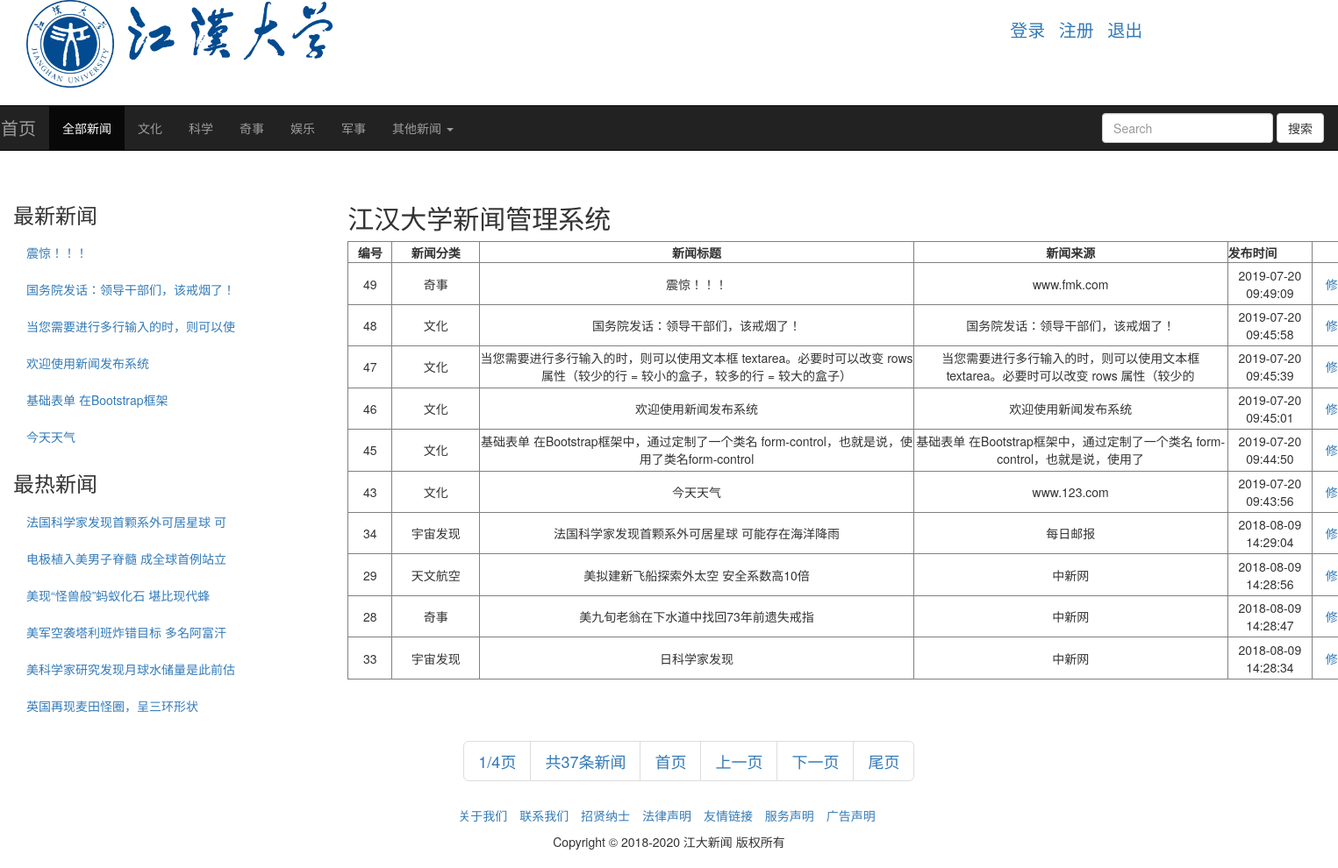
The app's page /addlook.php (signed in) with its own data.
### tables this page shows
CREATE TABLE `class` (
  `id` tinyint(3) unsigned NOT NULL AUTO_INCREMENT COMMENT '//id',
  `class` varchar(20) NOT NULL COMMENT '//分类名',
  `typeid` tinyint(3) unsigned NOT NULL COMMENT '//分类级别id',
  `uptypeid` tinyint(3) unsigned NOT NULL COMMENT '//上级分类级别id',
  `px` tinyint(3) NOT NULL COMMENT '//分类名排序',
  PRIMARY KEY (`id`)
);

CREATE TABLE `news` (
  `id` int(10) unsigned NOT NULL AUTO_INCREMENT COMMENT '//id',
  `title` varchar(100) NOT NULL COMMENT '//标题',
  `uid` tinyint(3) NOT NULL COMMENT '//分类id',
  `birth` varchar(50) NOT NULL COMMENT '//新闻来源',
  `content` text NOT NULL,
  `date` datetime NOT NULL COMMENT '//日期',
  `hits` int(8) unsigned NOT NULL COMMENT '//点击数',
  PRIMARY KEY (`id`)
);

### common.inc.php (called while the page is built, shortened)
<?php
$_result=mysql_query("select * from system");
if(!!$_rows=mysql_fetch_array($_result)){
	$_system=array();
	$_system['name']=$_rows['name'];
	$_system['pagenums']=$_rows['pagenums'];
	$_system['newsnums']=$_rows['newsnums'];
	$_system['hotnums']=$_rows['hotnums'];
	$_system['copy']=$_rows['copy'];
}else{
	echoalert('系统配置错误!');
	exit;
}
?>

### addlook.php (the view, shortened to what this page needs)
<?php
require 'common.inc.php';
if(isset($_GET['page'])){
	$_page=$_GET['page'];
	if(empty($_page)|| !is_numeric($_page)||$_page<0|| ($_page>0 && $_page<1)){
		$_page=1;
	}else{
		$_page=intval($_page);
	}
}else{
	$_page=1;
}
$_pagenum=10;
$_results=mysql_query("select id from news");
$_nums=mysql_num_rows($_results);
$_pages=ceil($_nums/$_pagenum);
$_pageopen=($_page-1)*$_pagenum;
$_result2=mysql_query("select * from news order by date DESC limit $_pageopen,$_pagenum");
?>
<!DOCTYPE html>
<html>
<head>
		<link href="css/bootstrap.min.css" rel="stylesheet">
</head>
<body>
<?php
require 'head.php';
?>
<div class="container-fluid" style="margin-top: 20px;">
			<div class="row">
			  <?php require 'left.php';?>
			    <div class="col-sm-9">
			      <h2>江汉大学新闻管理系统</h2>
			     <table height="500" width="1200" border="1px solid black" style="text-align:center;">
<tr>
<th style="width:50px;text-align:center;">编号</th><th style="width:100px;text-align:center;">新闻分类</th><th style="text-align:center;">新闻标题</th><th style="text-align:center;">新闻来源</th><th>发布时间</th><th style="width:100px;text-align:center;">操作</th>
</tr>
<?php
while(!!$_row2s=mysql_fetch_array($_result2,MYSQL_ASSOC)){
?>
<tr>
<td><?php echo $_row2s['id'] ?></td><td><?php
$_result2s=mysql_query("select class from class where id='{$_row2s['uid'] }'");
$_row2=mysql_fetch_array($_result2s);
echo $_row2['class']?></td><td><?php echo $_row2s['title'] ?></td><td><?php echo $_row2s['birth'] ?></td><td><?php echo $_row2s['date'] ?></td><td><a href="modifynews.php?id=<?php echo $_row2s['id']?>">修改</a>　<a href="?id=<?php echo $_row2s['id']?>&del=del">删除</a></td>
</tr>
<?php
}?>
</table>
</div>
</div>
</div>
<div class="container-fluid ">
<div class="col-sm-4">&nbsp;</div>
<div class="col-sm-5">
<ul class="pagination pagination-lg navbar-center">
	<li><a><?php echo $_page?>/<?php echo $_pages?>页</a></li>
<li><a>共<?php echo $_nums?>条新闻</a></li>
<?php
if($_page==1){?>
<li><a>首页</a></li>
<li><a>上一页</a></li>
<?php }else{?>
<li><a href="?page=1">首页</a></li>
<li><a href="?page=<?php echo $_page-1?>">上一页</a></li>
<?php }
?>
<?php
if($_page==$_pages|| $_nums==0){?>
<li><a>下一页</a></li>
<li><a>尾页</a></li>
<?php }else{?>
<li><a href="?page=<?php echo $_page+1?>">下一页</a></li>
<li><a href="?page=<?php echo $_pages?>">尾页</a></li>
<?php }
?>
</ul></div>
</div>
<?php
require 'foot.php';
?>
</body>
</html>

### head.php (shortened to what this page needs)
<div class="container-fluid">
			<div class="col-md-4">
				<img src="img/whxy_badge.png" height="100"/>
			</div>
			<div class="col-md-5">
			</div>
			<div class="col-md-3" style="padding-top:20px;font-size: 20px;">
				<ol class="list-inline">
					<li><a href="login.php">登录</a></li>
					<li><a href="register.php">注册</a></li>
					<li><a href="exit.php?action=exit">退出</a></li>
				</ol>
			</div>
		</div>
		<div class="row" style="margin-top: 20px;">
			<nav class="navbar navbar-inverse">
			  <div class="container-fluid">
			    <div class="navbar-header" >
			      <a class="navbar-brand" href="index.php" style="font-size: 20px;">首页</a>
			    </div>
			    <div class="collapse navbar-collapse" id="bs-example-navbar-collapse-1">
			      <ul class="nav navbar-nav">
			        <li class="active"><a href="sqlgunallnews.php">全部新闻<span class="sr-only">(current)</span></a></li>
			        <?php
$_result=mysql_query("select id,class from class where typeid='1'");
while (!!$_rows=mysql_fetch_array($_result)) {?>
<li><a href="sqlgunclass.php?id=<?php echo $_rows['id']?>"><?php echo $_rows['class']?></a></li>
<?php
}
?>
			        <li class="dropdown">
			          <a href="#" class="dropdown-toggle" data-toggle="dropdown" role="button" aria-haspopup="true" aria-expanded="false">其他新闻 <span class="caret"></span></a>
			        </li>
			      </ul>
			      <form method="post" action="sqlgunsearch.php" class="navbar-form navbar-right">
			        <div class="form-group">
			          <input name="key" type="text" class="form-control" placeholder="Search">
			        </div>
			        <button type="submit" class="btn btn-default">搜索</button>
			      </form>
			    </div>
			  </div>
			</nav>
		</div>

### left.php (shortened to what this page needs)
<div class="col-sm-3">
					<div>
						<h3>最新新闻</h3>
						<ul class="nav nav-pills nav-stacked">
						  <?php
						  $_result=mysql_query("select id,title from news order by date DESC limit 0,{$_system['newsnums']}");
                          while(!!$_rows=mysql_fetch_array($_result)){?>
                          <li><a href="sqlgunnews.php?id=<?php echo $_rows['id']?>">
						  <?php echo mb_substr($_rows['title'],0,17,'utf-8') ?></a></li>
                          <?php }?>
						</ul>
					</div>
					<div>
						<h3>最热新闻</h3>
						<ul class="nav nav-pills nav-stacked">
						<?php
						$_result=mysql_query("select id,title from news order by hits DESC limit 0,{$_system['hotnums']}");
                        while(!!$_rows=mysql_fetch_array($_result)){?>
                        <li><a href="sqlgunnews.php?id=<?php echo $_rows['id']?>"><?php echo mb_substr($_rows['title'],0,17,'utf-8') ?></a></li>
                        <?php }?>
						</ul>
					</div>
</div>

### records on screen
class: class "文化"
class: class "科学"
class: class "奇事"
class: class "娱乐"
class: class "军事"
news: title "震惊！！！", id "49", class.class "奇事", birth "www.fmk.com", date "2019-07-20 09:49:09"
news: title "国务院发话：领导干部们，该戒烟了！", id "48", class.class "文化", birth "国务院发话：领导干部们，该戒烟了！", date "2019-07-20 09:45:58"
news: title "当您需要进行多行输入的时，则可以使", id "47", class.class "文化", title "当您需要进行多行输入的时，则可以使用文本框 textarea。必要时可以改变 rows 属性（较少的行 = 较小的盒子，较多的行 = 较大的盒子）", birth "当您需要进行多行输入的时，则可以使用文本框 textarea。必要时可以改变 rows 属性（较少的", date "2019-07-20 09:45:39"
news: title "欢迎使用新闻发布系统", id "46", class.class "文化", birth "欢迎使用新闻发布系统", date "2019-07-20 09:45:01"
news: title "基础表单 在Bootstrap框架", id "45", class.class "文化", title "基础表单 在Bootstrap框架中，通过定制了一个类名 form-control，也就是说，使用了类名form-control", birth "基础表单 在Bootstrap框架中，通过定制了一个类名 form-control，也就是说，使用了", date "2019-07-20 09:44:50"
news: title "今天天气", id "43", class.class "文化", birth "www.123.com", date "2019-07-20 09:43:56"
news: title "法国科学家发现首颗系外可居星球 可", id "34", class.class "宇宙发现", title "法国科学家发现首颗系外可居星球 可能存在海洋降雨", birth "每日邮报", date "2018-08-09 14:29:04"
news: title "电极植入美男子脊髓 成全球首例站立"
news: title "美现“怪兽般”蚂蚁化石 堪比现代蜂"
news: title "美军空袭塔利班炸错目标 多名阿富汗"
news: title "美科学家研究发现月球水储量是此前估"
news: title "英国再现麦田怪圈，呈三环形状"
news: id "29", class.class "天文航空", title "美拟建新飞船探索外太空 安全系数高10倍", birth "中新网", date "2018-08-09 14:28:56"
news: id "28", class.class "奇事", title "美九旬老翁在下水道中找回73年前遗失戒指", birth "中新网", date "2018-08-09 14:28:47"
news: id "33", class.class "宇宙发现", title "日科学家发现", birth "中新网", date "2018-08-09 14:28:34"

### other values on screen
$_page "1"
$_pages "4"
$_nums "37"
